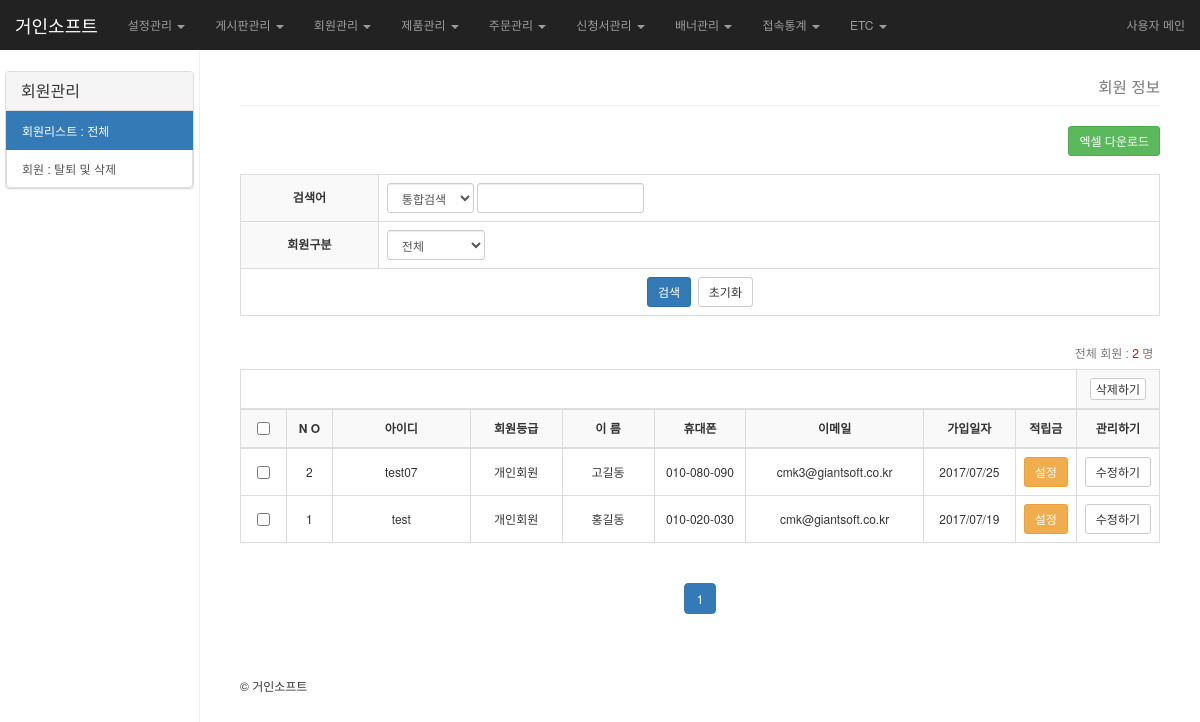
Page /gsadmin/member/member.php (signed in) on the committed database.
### tables this page shows
CREATE TABLE IF NOT EXISTS `cs_admin` (
  `idx` int(10) unsigned NOT NULL AUTO_INCREMENT,
  `admin_userid` varchar(30) NOT NULL DEFAULT '',
  `admin_passwd` varchar(30) NOT NULL DEFAULT '',
  `shop_email` varchar(200) NOT NULL DEFAULT '',
  `shop_name` varchar(100) NOT NULL DEFAULT '',
  `shop_domain` varchar(200) NOT NULL DEFAULT '',
  `shop_ceo` varchar(30) NOT NULL DEFAULT '',
  `shop_num` varchar(30) NOT NULL DEFAULT '',
  `shop_tel` varchar(30) NOT NULL,
  `shop_tel2` varchar(30) NOT NULL DEFAULT '',
  `shop_fax` varchar(30) NOT NULL DEFAULT '',
  `shop_phone` varchar(30) NOT NULL DEFAULT '',
  `shop_address` varchar(200) NOT NULL DEFAULT '',
  `shop_license` varchar(100) NOT NULL,
  `pg_company` varchar(30) NOT NULL DEFAULT '',
  `pg_id` varchar(30) NOT NULL DEFAULT '',
  `bank_0_1` varchar(20) NOT NULL DEFAULT '',
  `bank_0_2` varchar(20) NOT NULL DEFAULT '',
  `bank_0_3` varchar(20) NOT NULL DEFAULT '',
  `bank_1_1` varchar(20) NOT NULL DEFAULT '',
  `bank_1_2` varchar(20) NOT NULL DEFAULT '',
  `bank_1_3` varchar(20) NOT NULL DEFAULT '',
  `bank_2_1` varchar(20) NOT NULL DEFAULT '',
  `bank_2_2` varchar(20) NOT NULL DEFAULT '',
  `bank_2_3` varchar(20) NOT NULL DEFAULT '',
  `bank_3_1` varchar(20) NOT NULL DEFAULT '',
  `bank_3_2` varchar(20) NOT NULL DEFAULT '',
  `bank_3_3` varchar(20) NOT NULL DEFAULT '',
  `bank_4_1` varchar(20) NOT NULL DEFAULT '',
  `bank_4_2` varchar(20) NOT NULL DEFAULT '',
  `bank_4_3` varchar(20) NOT NULL DEFAULT '',
  `bank_5_1` varchar(20) NOT NULL DEFAULT '',
  `bank_5_2` varchar(20) NOT NULL DEFAULT '',
  `bank_5_3` varchar(20) NOT NULL DEFAULT '',
  `bank_6_1` varchar(20) NOT NULL DEFAULT '',
  `bank_6_2` varchar(20) NOT NULL DEFAULT '',
  `bank_6_3` varchar(20) NOT NULL DEFAULT '',
  `bank_7_1` varchar(20) NOT NULL DEFAULT '',
  `bank_7_2` varchar(20) NOT NULL DEFAULT '',
  `bank_7_3` varchar(20) NOT NULL DEFAULT '',
  `bank_8_1` varchar(20) NOT NULL DEFAULT '',
  `bank_8_2` varchar(20) NOT NULL DEFAULT '',
  `bank_8_3` varchar(20) NOT NULL DEFAULT '',
  `bank_9_1` varchar(20) NOT NULL DEFAULT '',
  `bank_9_2` varchar(20) NOT NULL DEFAULT '',
  `bank_9_3` varchar(20) NOT NULL DEFAULT '',
  `express_check` tinyint(3) unsigned NOT NULL DEFAULT '0',
  `express_money` int(11) unsigned NOT NULL DEFAULT '0',
  `express_box_money` int(11) unsigned NOT NULL DEFAULT '0',
  `express_free` int(11) unsigned NOT NULL DEFAULT '0',
  `point_basic` float NOT NULL DEFAULT '0',
  `point_register` int(11) unsigned NOT NULL DEFAULT '0',
  `point_use` int(11) unsigned NOT NULL DEFAULT '0',
  `member_check` tinyint(3) unsigned NOT NULL DEFAULT '0',
  `member_invite` int(11) unsigned NOT NULL DEFAULT '0',
  `member_register` int(11) unsigned NOT NULL DEFAULT '0',
  PRIMARY KEY (`idx`)
);

CREATE TABLE IF NOT EXISTS `cs_member` (
  `idx` int(10) unsigned NOT NULL AUTO_INCREMENT,
  `userid` varchar(50) NOT NULL,
  `passwd` varchar(100) NOT NULL,
  `name` varchar(20) NOT NULL,
  `email` varchar(200) NOT NULL,
  `birth` varchar(30) NOT NULL,
  `tel` varchar(50) NOT NULL,
  `phone` varchar(50) NOT NULL,
  `zip_new` varchar(6) NOT NULL,
  `add1` varchar(200) NOT NULL,
  `add2` varchar(100) NOT NULL,
  `register` datetime NOT NULL DEFAULT '0000-00-00 00:00:00' COMMENT '가입일',
  `ip` varchar(100) NOT NULL COMMENT '가입한IP',
  `level` tinyint(3) unsigned NOT NULL DEFAULT '0',
  `sns` varchar(10) NOT NULL,
  `mailing` varchar(20) NOT NULL COMMENT '메일수신',
  `register_login` datetime NOT NULL DEFAULT '0000-00-00 00:00:00' COMMENT '최종로그인',
  `exit_check` varchar(10) NOT NULL COMMENT '회원탈퇴(y)',
  `exit_register` datetime NOT NULL,
  `connect` int(10) unsigned NOT NULL DEFAULT '0' COMMENT '로그인횟수',
  PRIMARY KEY (`idx`)
);

### config.php (called while the page is built, shortened)
<?
$DB_HOST="localhost";
$DB_USER="giant_makehome2";
$DB_PWD="epah8721";
$DB_NAME="giant_makehome2";
?>

### lib/basic_class.php (called while the page is built, shortened)
<?
class dbConnect {
	var $db_host, $db_name, $db_user, $db_pwd, $db_conn;
	function dbConnect ( $db_host, $db_name, $db_user, $db_pwd) {
		$this->db_host		= $db_host;
		$this->db_name		= $db_name;
		$this->db_user		= $db_user;
		$this->db_pwd		= $db_pwd;
		$this->db_conn = @mysql_connect( $this->db_host, $this->db_user, $this->db_pwd) or die("데이타 베이스에 접속이 불가능합니다.");
	}
	function result ( $sql ) {
		$sql				= trim( $sql );
		$result			= @mysql_query( $sql, $this->db_conn ) or die($sql);
		return $result;
	}
	function object ( $table, $where, $field = "*" ) {
		$sql				= "Select $field from $table $where";
		$result			= $this->result( $sql );
		$row			= @mysql_fetch_object($result);
		return $row;
	}
}
class tools {
	function strDateCut($str, $chk = 1) {
		if( $chk==1 ) {
			$year	=	mb_substr($str,0,4);
			$mon	=	mb_substr($str,5,2);
			$day	=	mb_substr($str,8,2);
			$str	=	$year."/".$mon."/".$day;
		} else if( $chk==2 ) {
			$year	=	mb_substr($str,0,4);
			$mon	=	mb_substr($str,5,2);
			$day	=	mb_substr($str,8,2);
			$time	=	mb_substr($str,11,2);
			$minu	=	mb_substr($str,14,2);
			$str	=	$year."/".$mon."/".$day." ".$time.":".$minu;
		} else if( $chk==3 ) {
			$year	=	mb_substr($str,0,4);
			$mon	=	mb_substr($str,5,2);
			$day	=	mb_substr($str,8,2);
			$str	=	$year."-".$mon."-".$day;
		} else if( $chk==4 ) {
			$year	=	mb_substr($str,0,4);
			$mon	=	mb_substr($str,5,2);
			$day	=	mb_substr($str,8,2);
			$time	=	mb_substr($str,11,2);
			$minu	=	mb_substr($str,14,2);
			$str	=	$year."-".$mon."-".$day." ".$time.":".$minu;
		} else if( $chk==5 ) {
			$year	=	mb_substr($str,0,4);
			$mon	=	mb_substr($str,5,2);
			$day	=	mb_substr($str,8,2);
			$str	=	$year."년 ".$mon."월 ".$day."일";
		} else if( $chk==6) {
			$year	=	mb_substr($str,0,4);
			$mon	=	mb_substr($str,5,2);
			$day	=	mb_substr($str,8,2);
			$time	=	mb_substr($str,11,2);
			$minu	=	mb_substr($str,14,2);
			$str	=	$year."년 ".$mon."월 ".$day."일 ".$time."시 ".$minu."분";
		}
		return $str;
	}
}
?>

### common.php (called while the page is built, shortened)
<?
	@include($_SERVER['DOCUMENT_ROOT']."/config.php");
	@include($_SERVER['DOCUMENT_ROOT'].'/lib/basic_class.php');
	$db = new dbConnect($DB_HOST, $DB_NAME, $DB_USER, $DB_PWD);
	$tools = new tools();
?>

### gsadmin/member/member.php (the view, shortened to what this page needs)
<?
$mod	= "member";
$menu	= "member";
include('../header.php');
	$table			= "cs_member";
	$listScale		= 20;
	if( !$startPage ) { $startPage = 0; }
	$query = "select * from $table where exit_check=''";
	$rs			= mysql_query($query);
	$totalList	= mysql_num_rows($rs);
	$query = "select * from $table where exit_check=''";
	$query.="  order by idx desc LIMIT $startPage, $listScale";
	$result = mysql_query($query);
	if( $startPage ) { $listNo = $totalList - $startPage; } else { $listNo = $totalList; }
?>
	<div class="text-right">
		<h3 class="page-header">
			<small>회원 정보</small>
		</h3>
	</div>
	<div class="text-right"><a href="member_excel.php" class="btn btn-success btn-sm">엑셀 다운로드</a></div><br>
	<form method="post" name="search_form" class="form-inline" action="<?=$_SERVER['PHP_SELF'];?>" >
	<table class="table table-bordered">
	<colgroup>
	<col width="15%">
	<col width="*">
	</colgroup>
	<tbody>
	<tr>
		<th>검색어</th>
		<td>
			<div class="form-group">
				<div class="input-group-btn">
					<select name="search_item"  class="form-control input-sm" >
						<option value="">통합검색</option>
					</select>
				</div>
			</div>
			<input type="text" name="search_order" class="form-control input-sm" value="<?=$search_order?>">
		</td>
	</tr>
	<tr>
		<th>회원구분</th>
		<td>
			<select name="search_level" class="form-control2 input-sm">
				<option value="">전체</option>
			</select>
		</td>
	</tr>
	<tr>
		<td colspan="2" class="text-center">
			<button type="submit" class="btn btn-primary btn-sm">검색</button>&nbsp;
			<a href="<?=$_SERVER['PHP_SELF']?>" class="btn btn-default btn-sm">초기화</a>
		</td>
	</tr>
	</tbody>
	</table>
	</form>
	<div class="table-responsive">
	<table class="table table-bordered table-hover" >
	<caption class="text-right">전체 회원 : <font color="red"><?=number_format($totalList);?></font> 명&nbsp;&nbsp;</caption>
	<colgroup>
	<col width="5%" title="">
	<col width="5%" title="N O" >
	<col width="15%" title="아이디">
	<col width="10%" title="회원등급">
	<col width="10%" title="이름">
	<col width="10%" title="휴대폰">
	<col width="*" title="이메일">
	<col width="10%" title="가입일자">
	<col width="5%" title="적립금">
	<col width="7%" title="관리하기">
	</colgroup>
	<thead>
	<tr>
		<td colspan="9"></td>
		<th><a href="javascript:;" class="btn btn-default btn-xs ajax-checkbox" data-dbname="<?=$table?>" data-name="delete" data-val="">삭제하기</a></th>
	</tr>
	<tr>
		<th><input type="checkbox" id="allCheck"></th>
		<th>N O</th>
		<th>아이디</th>
		<th>회원등급</th>
		<th>이 름</th>
		<th>휴대폰</th>
		<th>이메일</th>
		<th>가입일자</th>
		<th>적립금</th>
		<th>관리하기</th>
	</tr>
	</thead>
	<tbody>
	<?
	while( $row = mysql_fetch_array($result)) {
	?>
	<tr>
		<td class="text-center"><input type="checkbox" name="check_list" value="<?=$row->idx ?>"></td>
		<td class="text-center"><?=$listNo;?></td>
		<td class="text-center"><?=$row[userid];?></td>
		<td class="text-center">
			<?
			if($row[level]==1){
				echo "개인회원";
			}else if($row[level]==2){
				echo "특별회원";
			}
			?>
		</td>
		<td class="text-center"><?=$row[name];?></td>
		<td class="text-center"><?=$row[phone];?></td>
		<td class="text-center"><?=$row[email];?></td>
		<td class="text-center"><?=$tools->strDateCut($row[register],1);?></td>
		<td class="text-center"><a href="#none" class="btn btn-warning btn-sm" onClick="pointWinOpen('<?=$row[userid];?>');">설정</a></td>
		<td class="text-center"><a href="./member_form.php?idx=<?=$row[idx]?>" class="btn btn-default btn-sm">수정하기</a></td>
	</tr>
	<?
		$listNo--;
		}
	?>
	</tbody>
	</table>
	</div>
	<div class="text-center">
		<ul class="pagination">
		<?
			if( $totalList <= $listScale) {
				echo "<li class='active'><a href='javascript:;'>1</a></li>";
			}
		?>
		</ul>
	</div>
<? include('../footer.php');?>

### gsadmin/header.php (shortened to what this page needs)
<?
include $_SERVER['DOCUMENT_ROOT']."/common.php";
$site_url		= "http://" . $_SERVER['HTTP_HOST'];
$admin_stat = $db->object("cs_admin","");
?>
<!DOCTYPE html>
<html lang="en">
  <head>
    <link href="<?=$site_url?>/gsadmin/css/bootstrap.min.css" rel="stylesheet">
    <link href="<?=$site_url?>/gsadmin/css/skin/dashboard.css" rel="stylesheet">
	<link rel="stylesheet" type="text/css" media="screen" href="<?=$site_url?>/gsadmin/calendar/css/bootstrap-datetimepicker.min.css" />
  </head>
  <body>
<nav class="navbar navbar-inverse navbar-fixed-top" role="navigation">
      <div class="container-fluid">
        <div class="navbar-header">
          <a class="navbar-brand" href="#"><font color=white><?=$admin_stat->shop_name;?></font></a>
        </div>
        <div id="navbar" class="navbar-collapse collapse">
          <ul class="nav navbar-nav navbar-right">
            <li><a href="/" class="navbar-link" target="_blank">사용자 메인</a></li>
          </ul>
          <ul class="nav navbar-nav navbar-left">
			<li class="dropdown">
				<a href="#" class="dropdown-toggle" data-toggle="dropdown" role="button" aria-expanded="false">설정관리 <span class="caret"></span></a>
			</li>
			<li class="dropdown">
				<a href="#" class="dropdown-toggle" data-toggle="dropdown" role="button" aria-expanded="false">게시판관리 <span class="caret"></span></a>
			</li>
			<li class="dropdown">
				<a href="#" class="dropdown-toggle" data-toggle="dropdown" role="button" aria-expanded="false">회원관리 <span class="caret"></span></a>
			</li>
			<li class="dropdown">
				<a href="#" class="dropdown-toggle" data-toggle="dropdown" role="button" aria-expanded="false">제품관리 <span class="caret"></span></a>
			</li>
			<li class="dropdown">
				<a href="#" class="dropdown-toggle" data-toggle="dropdown" role="button" aria-expanded="false">주문관리 <span class="caret"></span></a>
			</li>
			<li class="dropdown">
				<a href="#" class="dropdown-toggle" data-toggle="dropdown" role="button" aria-expanded="false">신청서관리 <span class="caret"></span></a>
			</li>
			<li class="dropdown">
				<a href="#" class="dropdown-toggle" data-toggle="dropdown" role="button" aria-expanded="false">배너관리 <span class="caret"></span></a>
			</li>
			<li class="dropdown">
				<a href="#" class="dropdown-toggle" data-toggle="dropdown" role="button" aria-expanded="false">접속통계 <span class="caret"></span></a>
			</li>
			 <li class="dropdown">
				<a href="#" class="dropdown-toggle" data-toggle="dropdown" role="button" aria-expanded="false">ETC <span class="caret"></span></a>
			 </li>
          </ul>
        </div>
      </div>
    </nav>
	<div class="col-sm-3 col-md-2 sidebar">
		<div class="row">
            <div class="panel panel-default">
				<?if( $mod == "member" ){?>
				<div class="panel-heading"><h3 class="panel-title">회원관리</h3></div>
					<a href="<?=$site_url?>/gsadmin/member/member.php" class="list-group-item <?if($menu=="member"){?>active<?}?>">회원리스트 : 전체</a>
					<a href="<?=$site_url?>/gsadmin/member/member_exit.php" class="list-group-item <?if($menu=="member_exit"){?>active<?}?>">회원 : 탈퇴 및 삭제</a>
				<?}?>
		</div>
    </div>
 </div>
	<div class="col-sm-9 col-sm-offset-3 col-md-10 col-md-offset-2 main" >

### gsadmin/footer.php
		</div>
		<div class="col-sm-9 col-sm-offset-3 col-md-10 col-md-offset-2 main" >
			  <footer>
				<p>&copy; <?=$admin_stat->shop_name;?></p>
			  </footer>
		</div >
  </body>
</html>

### gsadmin/css/skin/dashboard.css (style rules this page uses)
body { padding-top: 50px; }
.navbar-fixed-top { border: 0; }
.sidebar { display: none; }
@media (min-width: 768px) { .sidebar { position: fixed; top: 51px; bottom: 0; left: 0; z-index: 1000; display: block; padding: 20px; overflow-x: hidden; overflow-y: auto; background-color: #fff; border-right: 1px solid #eee; } }
.main { padding: 20px; }
@media (min-width: 768px) { .main { padding-right: 40px; padding-left: 40px; } }
.main .page-header { margin-top: 0; }

### rows in the picture
cs_admin: shop_name "거인소프트"
cs_member: userid "test07", level "개인회원", name "고길동", phone "010-080-090", email "cmk3@giantsoft.co.kr", register "2017/07/25"
cs_member: userid "test", level "개인회원", name "홍길동", phone "010-020-030", email "cmk@giantsoft.co.kr", register "2017/07/19"

### other values in the picture
$totalList "2"
